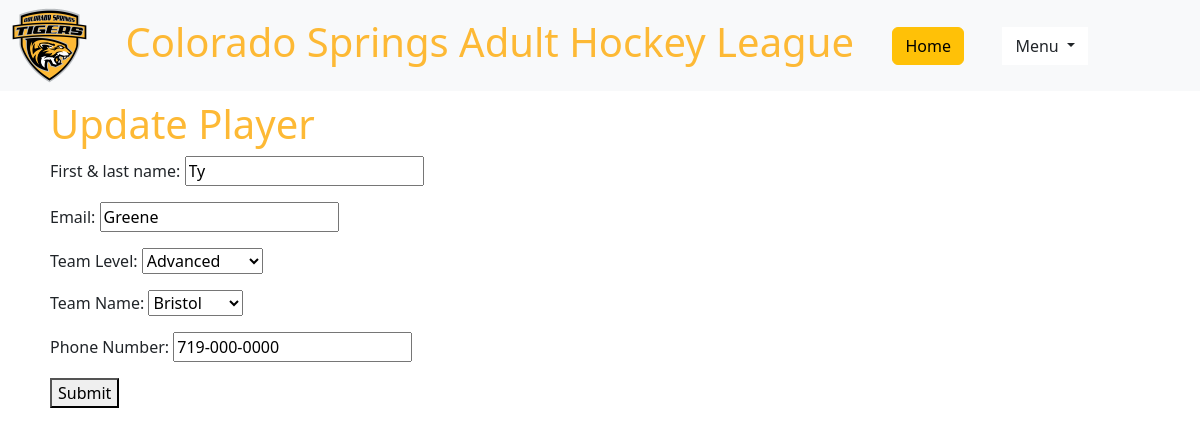
The page /player/21/update/ on the database its author committed.
### hockey_app/models.py (models this page shows, shortened)
class Player(models.Model):
    LEVELS = [
        ('Advanced', 'Advanced'),
        ('Intermediate', 'Intermediate'),
        ('N/A', 'N/A'),
    ]
    TEAMNAME = [
        ('Wardique', 'Wardique'),
        ('Tochka', 'Tochka'),
        ('Palmer', 'Palmer'),
        ('Bristol', 'Bristol'),
        ('Waffels', 'Waffels'),
        ('Tonys', 'Tonys'),
        ('Platinum', 'Platinum'),
        ('N/A', 'N/A'),
    ]
    name = models.CharField("First & last name", max_length=200)
    email = models.CharField("Email", max_length=200)
    teamLevel = models.CharField("Team Level", max_length=200, choices=LEVELS, blank=False)
    teamName = models.CharField("Team Name", max_length=200, choices=TEAMNAME, blank=False)
    phoneNum = models.CharField("Phone Number", max_length=200)

### hockey_app/views.py (the view)
# urls.py: path('player/<int:pk>/update/', views.updatePlayer, name='update-player'),
def updatePlayer(request, pk):
    player = get_object_or_404(Player, pk=pk)
    if request.method == 'POST':
        form = PlayerForm(request.POST, instance=player)
        if form.is_valid():
            form.save()
            return redirect('player-detail', pk=player.id)
    else:
        form = PlayerForm(instance=player)
    context = {'form': form, 'player': player}
    return render(request, 'hockey_app/update_player.html', context)

### hockey_app/forms.py
class PlayerForm(ModelForm):
    class Meta:
        model = Player
        fields =('name', 'email', 'teamLevel', 'teamName', 'phoneNum')

### hockey_app/templates/hockey_app/update_player.html (shortened to what this page needs)
{% extends 'hockey_app/base_template.html' %}
{% block content %}
<div class="content-padding">
    <h1>Update Player</h1>
    <form method="post">
        {{ form.as_p }}
        <button type="submit">Submit</button>
    </form>
</div>
{% endblock %}

### hockey_app/templates/hockey_app/base_template.html (style rules this page uses)
h1 { color: #FDB935; }
.content-padding { padding-left: 50px; padding-top: 100px; padding-bottom: 100px; padding-right: 50px; }

### rows shown on the page
Player: name "Ty", email "Greene", teamLevel "Advanced", teamName "Bristol", phoneNum "719-000-0000"
